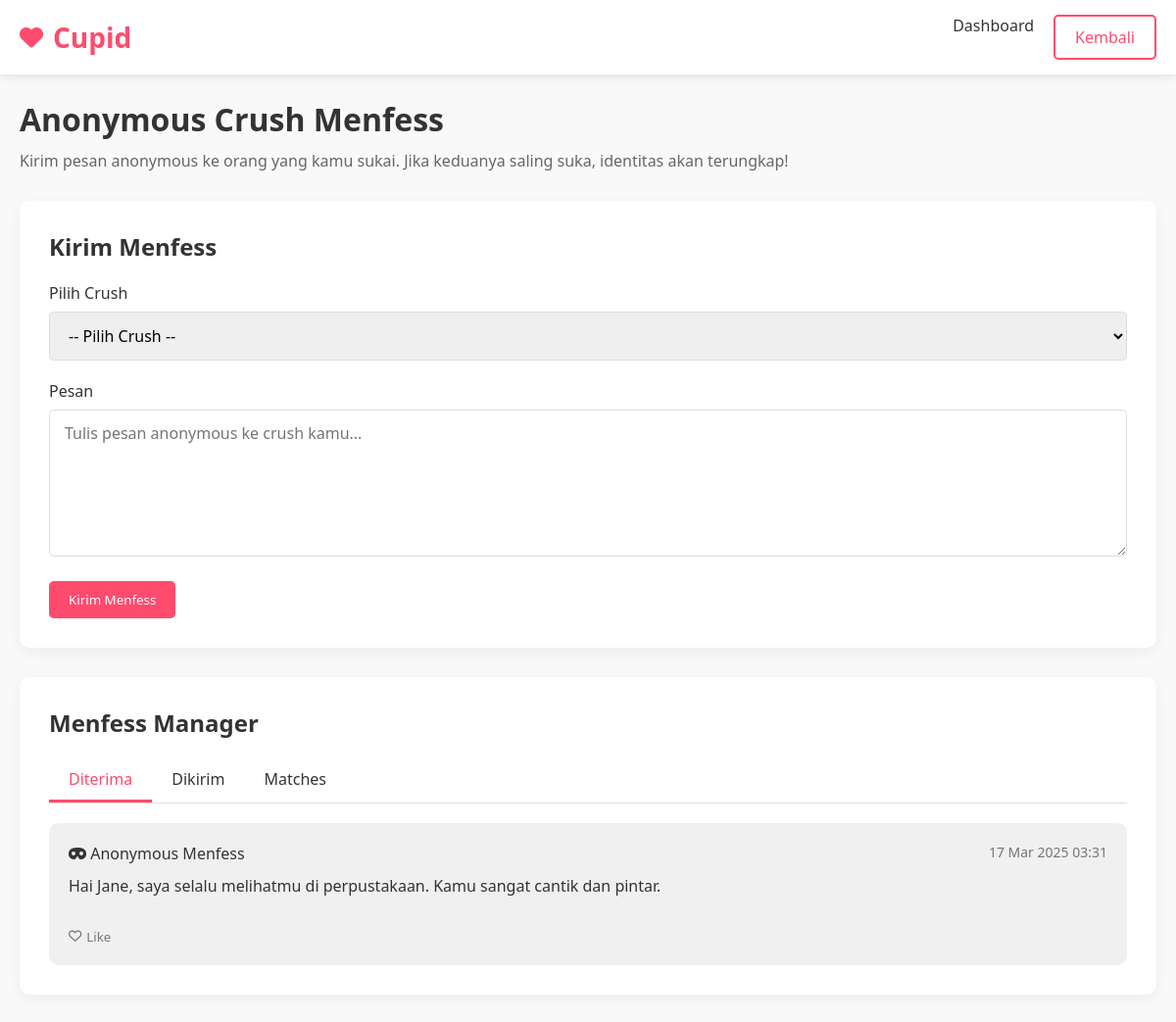
/menfess.php (signed in), run on the app's committed database.
### tables this page shows
CREATE TABLE IF NOT EXISTS menfess (
    id INT AUTO_INCREMENT PRIMARY KEY,
    sender_id INT NOT NULL,
    receiver_id INT NOT NULL,
    message TEXT NOT NULL,
    is_anonymous BOOLEAN DEFAULT TRUE,
    is_revealed BOOLEAN DEFAULT FALSE,
    created_at TIMESTAMP DEFAULT CURRENT_TIMESTAMP,
    FOREIGN KEY (sender_id) REFERENCES users(id) ON DELETE CASCADE,
    FOREIGN KEY (receiver_id) REFERENCES users(id) ON DELETE CASCADE
);

### menfess.php (the view, shortened to what this page needs)
<?php
$servername = "localhost";
$username = "root";
$password = "";
$dbname = "cupid_db";
$conn = new mysqli($servername, $username, $password, $dbname);
$user_id = $_SESSION['user_id'];
$received_sql = "SELECT m.*,
                (SELECT COUNT(*) FROM menfess_likes WHERE menfess_id = m.id) as like_count,
                (SELECT COUNT(*) FROM menfess_likes WHERE menfess_id = m.id AND user_id = ?) as user_liked
                FROM menfess m
                WHERE m.receiver_id = ?
                ORDER BY m.created_at DESC";
$received_stmt = $conn->prepare($received_sql);
$received_stmt->bind_param("ii", $user_id, $user_id);
$received_stmt->execute();
$received_result = $received_stmt->get_result();
$received_menfess = [];
while ($row = $received_result->fetch_assoc()) {
    $received_menfess[] = $row;
}
?>
<!DOCTYPE html>
<html lang="id">
<head>
    <link href="https://cdnjs.cloudflare.com/ajax/libs/font-awesome/6.0.0-beta3/css/all.min.css" rel="stylesheet">
</head>
<body>
    <header>
        <div class="container">
            <div class="header-content">
                <a href="index.php" class="logo">
                    <i class="fas fa-heart"></i> Cupid
                </a>
                <nav>
                    <ul>
                        <li><a href="dashboard.php">Dashboard</a></li>
                        <li>
                            <a href="dashboard.php?page=menfess" class="btn btn-outline">Kembali</a>
                        </li>
                    </ul>
                </nav>
            </div>
        </div>
    </header>
    <section class="menfess-container">
        <div class="container">
            <div class="page-header">
                <h1>Anonymous Crush Menfess</h1>
                <p>Kirim pesan anonymous ke orang yang kamu sukai. Jika keduanya saling suka, identitas akan terungkap!</p>
            </div>
            <div class="card">
                <div class="card-header">
                    <h2>Kirim Menfess</h2>
                </div>
                <form method="post">
                    <div class="form-group">
                        <label for="crush_id">Pilih Crush</label>
                        <select id="crush_id" name="crush_id" required>
                            <option value="">-- Pilih Crush --</option>
                        </select>
                    </div>
                    <div class="form-group">
                        <label for="content">Pesan</label>
                        <textarea id="content" name="content" placeholder="Tulis pesan anonymous ke crush kamu..." required></textarea>
                    </div>
                    <button type="submit" name="submit_menfess" class="btn">Kirim Menfess</button>
                </form>
            </div>
            <div class="card">
                <div class="card-header">
                    <h2>Menfess Manager</h2>
                </div>
                <div class="tabs">
                    <div class="tab active" data-tab="received">Diterima</div>
                    <div class="tab" data-tab="sent">Dikirim</div>
                    <div class="tab" data-tab="matches">Matches</div>
                </div>
                <div class="tab-content active" id="received">
                    <?php if (empty($received_menfess)): ?>
                    <div class="empty-state">
                        <i class="fas fa-inbox"></i>
                        <h3>Belum Ada Menfess</h3>
                        <p>Belum ada yang mengirimkan menfess kepadamu.</p>
                    </div>
                    <?php else: ?>
                    <div class="menfess-list">
                        <?php foreach ($received_menfess as $menfess): ?>
                        <div class="menfess-card received">
                            <div class="menfess-header">
                                <div class="menfess-from">
                                    <?php if ($menfess['is_revealed']): ?>
                                        <i class="fas fa-user"></i> Dari: <?php echo htmlspecialchars(getSenderName($conn, $menfess['sender_id'])); ?>
                                    <?php else: ?>
                                        <i class="fas fa-mask"></i> Anonymous Menfess
                                    <?php endif; ?>
                                </div>
                                <div class="menfess-time">
                                    <?php echo date('d M Y H:i', strtotime($menfess['created_at'])); ?>
                                </div>
                            </div>
                            <div class="menfess-content">
                                <?php echo nl2br(htmlspecialchars($menfess['message'])); ?>
                            </div>
                            <div class="menfess-actions">
                                <form method="post">
                                    <button type="submit" name="like_menfess" class="menfess-like <?php echo $menfess['user_liked'] ? 'liked' : ''; ?>" style="background: none; border: none;">
                                        <i class="<?php echo $menfess['user_liked'] ? 'fas' : 'far'; ?> fa-heart"></i>
                                        <?php echo $menfess['user_liked'] ? 'Liked' : 'Like'; ?>
                                    </button>
                                </form>
                            </div>
                        </div>
                        <?php endforeach; ?>
                    </div>
                    <?php endif; ?>
                </div>
            </div>
        </div>
    </section>
</body>
</html>

### menfess.php (style rules this page uses)
:root { --primary: #ff4b6e; --secondary: #ffd9e0; --dark: #333333; --light: #ffffff; --accent: #ff8fa3; }
* { margin: 0; padding: 0; box-sizing: border-box; font-family: 'Segoe UI', Tahoma, Geneva, Verdana, sans-serif; }
body { background-color: #f9f9f9; color: var(--dark); }
.container { width: 100%; max-width: 1200px; margin: 0 auto; padding: 0 20px; }
header { background-color: var(--light); box-shadow: 0 2px 10px rgba(0, 0, 0, 0.1); position: fixed; width: 100%; top: 0; z-index: 100; }
.header-content { display: flex; justify-content: space-between; align-items: center; padding: 15px 0; }
.logo { font-size: 28px; font-weight: bold; color: var(--primary); text-decoration: none; display: flex; align-items: center; }
.logo i { margin-right: 10px; font-size: 24px; }
nav ul { display: flex; list-style: none; }
nav ul li { margin-left: 20px; }
nav ul li a { text-decoration: none; color: var(--dark); font-weight: 500; transition: color 0.3s; }
.btn { display: inline-block; padding: 10px 20px; background-color: var(--primary); color: var(--light); border: none; border-radius: 5px; cursor: pointer; text-decoration: none; font-weight: 500; transition: background-color 0.3s; }
.btn-outline { background-color: transparent; border: 2px solid var(--primary); color: var(--primary); }
.menfess-container { padding-top: 100px; padding-bottom: 50px; }
.page-header { margin-bottom: 30px; }
.page-header h1 { font-size: 32px; margin-bottom: 10px; }
.page-header p { color: #666; font-size: 16px; }
.card { background-color: var(--light); border-radius: 10px; box-shadow: 0 5px 15px rgba(0, 0, 0, 0.05); padding: 30px; margin-bottom: 30px; }
.card-header { margin-bottom: 20px; }
.card-header h2 { font-size: 24px; color: var(--dark); }
.form-group { margin-bottom: 20px; }
.form-group label { display: block; margin-bottom: 8px; font-weight: 500; }
.form-group select, .form-group textarea { width: 100%; padding: 12px 15px; border: 1px solid #ddd; border-radius: 5px; font-size: 16px; }
.form-group textarea { height: 150px; resize: vertical; }
.tabs { display: flex; border-bottom: 1px solid #ddd; margin-bottom: 20px; }
.tab { padding: 10px 20px; cursor: pointer; border-bottom: 3px solid transparent; transition: all 0.3s; }
.tab.active { border-color: var(--primary); color: var(--primary); font-weight: 500; }
.tab-content { display: none; }
.tab-content.active { display: block; }
.menfess-list { display: flex; flex-direction: column; gap: 15px; }
.menfess-card { background-color: #f8f8f8; border-radius: 10px; padding: 20px; position: relative; }
.menfess-card.received { background-color: #f0f0f0; }
.menfess-header { display: flex; justify-content: space-between; margin-bottom: 10px; }
.menfess-from { font-weight: 500; }
.menfess-time { font-size: 14px; color: #777; }
.menfess-content { margin-bottom: 15px; line-height: 1.5; }
.menfess-actions { display: flex; justify-content: space-between; align-items: center; border-top: 1px solid #eee; padding-top: 15px; }
.menfess-like { display: flex; align-items: center; gap: 5px; cursor: pointer; color: #777; }

### data on the page
menfess: is_revealed 0 (drawn), created_at "17 Mar 2025 03:31", message "Hai Jane, saya selalu melihatmu di perpustakaan. Kamu sangat cantik dan pintar."
